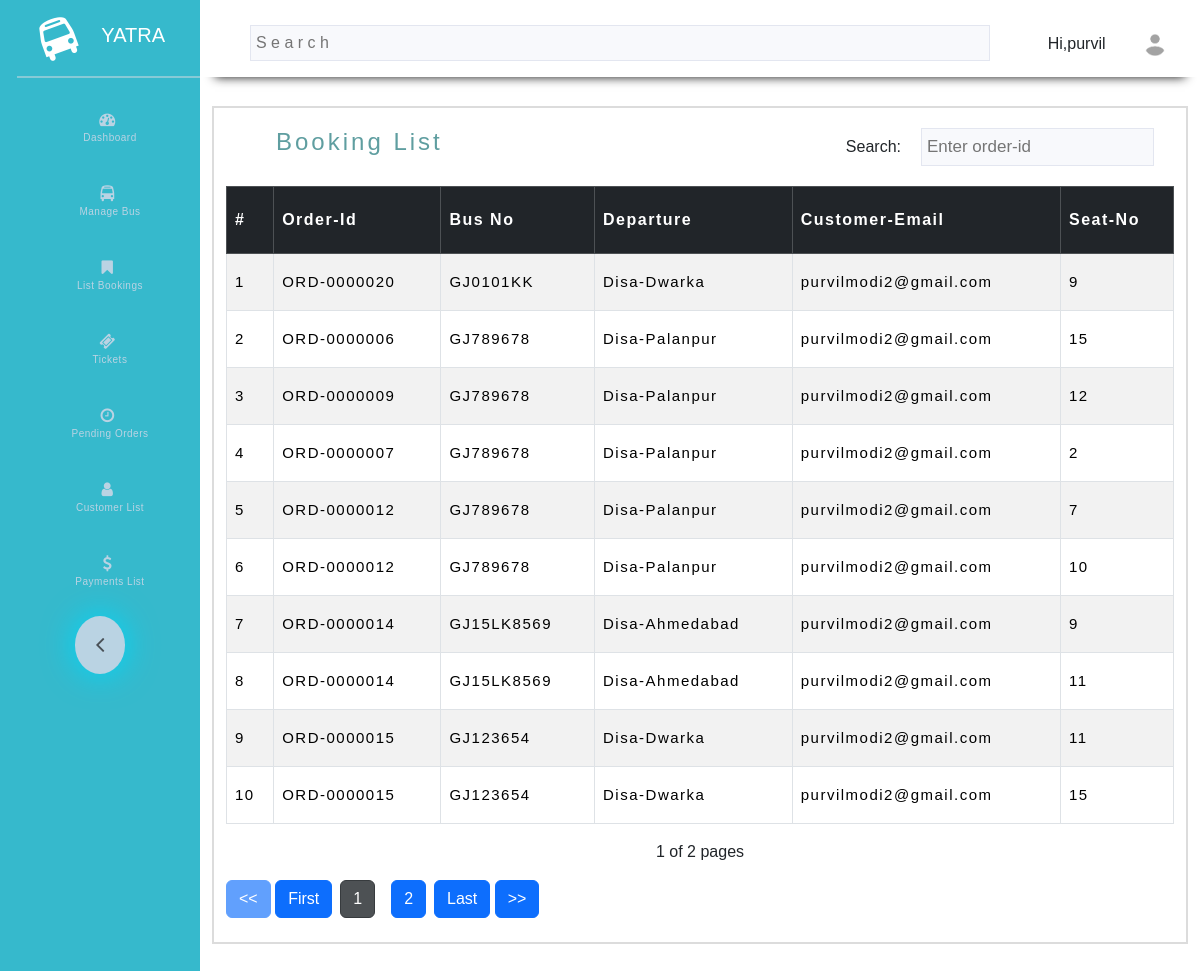
/admin/list_booking.php (signed in), run on the app's committed database.
### tables this page shows
CREATE TABLE IF NOT EXISTS `payment` (
  `order_id` varchar(255) NOT NULL,
  `ticket_id` varchar(255) NOT NULL,
  `bus_no` varchar(255) NOT NULL,
  `bank_name` varchar(255) NOT NULL,
  `card_name` varchar(255) NOT NULL,
  `card_no` varchar(255) NOT NULL,
  `exp_month` varchar(255) NOT NULL,
  `exp_year` varchar(255) NOT NULL,
  `cvv` varchar(255) NOT NULL,
  `seat` varchar(255) NOT NULL,
  `email` varchar(255) NOT NULL,
  `p_name` varchar(255) NOT NULL,
  `p_age` varchar(255) NOT NULL,
  PRIMARY KEY (`ticket_id`)
);

CREATE TABLE IF NOT EXISTS `bus` (
  `no` varchar(25) NOT NULL,
  `type` varchar(255) NOT NULL,
  `origin` varchar(250) NOT NULL,
  `destination` varchar(250) NOT NULL,
  `date` date NOT NULL,
  `time` time NOT NULL,
  `price` int(11) NOT NULL,
  `arrival_time` time NOT NULL,
  PRIMARY KEY (`no`)
);

### admin/list_booking.php (the view, shortened to what this page needs)
<?php
include 'connection.php';
?>
<!DOCTYPE html>
<html lang="en">
<head>
    <link rel="stylesheet" href="style.css">
    <link rel="stylesheet" href="css/bootstrap.min.css">
</head>
<body>
<?php
     if (isset($_GET['page'])) {
        $page = $_GET['page'];
    } else {
        $page = 1;
    }
    ?>
<?php
  $username=$_SESSION['username'];
  $headersql=mysqli_query($conn,"SELECT * FROM admin where username='$username'")or die(mysqli_error());
  $headerrow=mysqli_fetch_array($headersql);
  if($headerrow['level'] == 'owner')
  {
    include 'header.php';
  }
  else{
    include 'header1.php';
  }
  ?>
   <div class="container" style="margin-top:20px;">
                        <div class="container-fluid" style="border:2px solid rgba(81, 80, 80, 0.2);">
      <div class="card-shadow mb-4">
        <div class="card-header d-flex justify-content-between">
        <h4>Booking List</h4>
        <div>
        Search:<input type="text" id="myInput" onkeyup="myFunction()" placeholder="Enter order-id" style="background-color:rgb(248, 249, 252);border:1px solid rgb(227, 230, 240);margin:20px;font-size:17px;padding:5px;">
            </div>
        </div>
        <div class="card-body">
        <div class="table-responsive">
        <table id="myTable" class="table table-bordered table-hover table-striped">
									<thead class="table-dark">
										<tr style="line-height:50px;letter-spacing:1.5px;">
                                        <th scope="col">#</th>
										<th scope="col">Order-Id</th>
                                        <th>Bus No</th>
                                        <th scope="col">Departure</th>
										<th scope="col">Customer-Email</th>
                                        <th scope="col">Seat-No</th>
										</tr>
									</thead>
									<tbody style="font-size: 14px;font-weight: 300;">
                                        <?php
                                        $LimitPerPage = 10;
                                        $offset = ($page - 1) * $LimitPerPage;
                                        $query = "SELECT * From payment LIMIT $LimitPerPage OFFSET  $offset";
                                        $result = mysqli_query($conn, $query);
                                        $sno= $offset + 1;
                                    while($row = mysqli_fetch_assoc($result)){
                                      $busno=$row['bus_no'];
                                      $query1=mysqli_query($conn,"SELECT * FROM bus where no='$busno'")or die(mysqli_error());
                                      $row1=mysqli_fetch_array($query1);
                                         ?>
                                          <tr style="line-height:40px;letter-spacing:1.5px;font-size:15px;">
                                          <td><?php echo $sno;?></td>
										                      <td><?php echo $row['order_id'];?></td>
                                          <td><?php echo $row['bus_no'];?></td>
                                          <td><?php echo $row1['origin'];?>-<?php echo $row1['destination'];?></td>
                                          <td><?php echo $row['email'];?></td>
                                          <td><?php echo $row['seat']?></td>
                                          </tr>
										  <?php
                                          $sno++;
                                        }
                                       ?>
									</tbody>
								</table>
                <?php
    $CountQuery = "SELECT count(*) FROM payment";
    $res = mysqli_query($conn, $CountQuery);
    $records = mysqli_fetch_array($res)[0];
    $totalpages = ceil($records / $LimitPerPage);
    ?>
    <p style="text-align:center;"><?php echo $page." of ".$totalpages." pages "; ?></p>
    <a class="btn btn-primary
     <?php
      if($page <= 1){
        echo 'disabled';
         }
         ?>"
    href="<?php if($page <= 1){ echo '#'; }
    else {
       echo "?page=".($page - 1);
       } ?>">
    &lt;&lt;
    </a>
    <?php
    echo '<a class="btn btn-primary" href = "?page=1">First</a>';
    for($num = 1; $num<= $totalpages; $num++) {
        if($page==$num){
        echo '<a class="btn btn-dark active mx-2" href = "?page=' . $num . '">' . $num . ' </a>';
        } else{
        echo '<a class="btn btn-primary mx-2" href = "?page=' . $num . '">' . $num . ' </a>';
        }
    }
    echo '<a class="btn btn-primary" href = "?page='.$totalpages.'">Last</a>';
    ?>
    <a class="btn btn-primary <?php if($page >= $totalpages){
      echo 'disabled';
       } ?>"
    href="<?php if($page >= $totalpages){
       echo '#';
        } else {
          echo "?page=".($page + 1);
           } ?>">
    &gt;&gt;
    </a>
          </div>
</div>
</div>
</div>
</div>
</body>
</html>

### admin/header1.php (shortened to what this page needs)
<!DOCTYPE html>
<html lang="en">
<head>
    <link rel="stylesheet" href="css/bootstrap.min.css">
     <link rel="stylesheet" href="font-awesome/css/font-awesome.min.css">
     <link rel="stylesheet" href="style.css">
</head>
<?php
include 'connection.php';
  $username=$_SESSION['username'];
  $sql5=mysqli_query($conn,"SELECT * FROM admin where username='$username'")or die(mysqli_error());
  $row5=mysqli_fetch_array($sql5);
  ?>
<body>
<div id="cont">
        <div class="header">
         <i class="fa fa-bus text-white fs-1 mt-2" style="transform: rotate(-20deg);"></i>
        <p>YATRA</p>
        </div>
        <div class="main-link">
            <a class="link" href="http://localhost/bus/admin/dashboard.php">
               <i class="fa fa-fw fa-tachometer"></i>&nbsp;<h6>Dashboard</h6>
            </a>
              <a class="link" href="http://localhost/bus/admin/managebus.php">
              <i class="fa fa fa-bus"></i>&nbsp;<h6>Manage Bus</h6>
              </a>
              <a class="link" href="http://localhost/bus/admin/list_booking.php">
              <i class="fa fa-bookmark"></i>&nbsp;<h6>List Bookings</h6>
              </a>
              <a class="link" href="http://localhost/bus/admin/ticket.php">
              <i class="fa fa-ticket"></i>&nbsp;<h6>Tickets</h6>
              </a>
              <a class="link" href="http://localhost/bus/admin/pending.php">
              <i class="fa fa-clock-o"></i>&nbsp;<h6>Pending Orders</h6>
              </a>
              <a class="link" href="http://localhost/bus/admin/customer.php">
             <i class="fa fa-user"></i>&nbsp;<h6>Customer List</h6>
             </a>
             <a class="link" href="http://localhost/bus/admin/payment_list.php">
             <i class="fa fa-dollar"></i>&nbsp;<h6>Payments List</h6>
             </a>
          </div>
          <div class="text-center d-none d-md-inline">
        <button onclick="toggleWidth()" class="rounded-circle border-0" id="sidebarToggle"><i class="fa fa-angle-left"></i></button>
      </div>
    </div>
    <div class="first">
    <input type="text" placeholder="S e a r c h" style="margin:25px;background-color:rgb(248, 249, 252);border:1px solid rgb(227, 230, 240);margin-left:50px;padding:5px;width:74%;">
        <div class="dropdown">
        Hi,<?php echo $row5['username'];?>
                <img src="http://localhost/bus/admin/img/default.png" alt="" srcset="">
                    </div>
</body>
</html>

### admin/style.css (style rules this page uses)
body { font-family: 'Rubik', 'Lucida Sans Regular', 'Lucida Grande', 'Lucida Sans Unicode', Geneva, Verdana, sans-serif; display: flex; }
#cont { background-color: #36b9cc; width:20%; max-height: 100px; margin-left: 0; padding-bottom: 100%; transition: all 0.7s ease-in-out; overflow-wrap: break-word; text-align: center; }
.header { background-color: #36b9cc; display: flex; margin-left: 17px; padding: 10px 25px; border-bottom: 2px solid #86cad6; }
.header p { margin-top: 10px; margin-left: 25px; color: white; font-size: 20px; }
.main-link { text-align: center; justify-content: center; }
.link { text-align: center; justify-content: center; width: 90%; float: right; height: auto; text-align: center; margin-top: 30px; border-bottom-left-radius: 25px; border-top-left-radius: 25px; text-decoration: none; color: #bad3e3; letter-spacing: 0.5px; font-weight: 500; transition: all 0.4s ease-in-out; }
.link h6 { font-size: 10px; }
#cont button { margin-top:20px; width: 50px; padding:10px; background-color:#bad3e3; font-size: 25px; font-weight: bolder; color: #495057; box-shadow: 0px 0px 30px 2px #07d4f3; }
.first { background-color:white; width: 100%; height: 77px; box-shadow: 0px 15px 10px -15px #111; }
.first h4 { margin-top: 20px; margin-left: 50px; width: 50%; float: left; letter-spacing: 3px; color: cadetblue; }
.dropdown { width:auto; float: right; margin-top: 0px; position: relative; }
.dropdown img { width: 30px; height: auto; margin: 30px; }

### data on the page
payment: order "ORD-0000020", bus_no "GJ0101KK", bus.origin "Disa", bus.destination "Dwarka", email "purvilmodi2@gmail.com", seat "9"
payment: order "ORD-0000006", bus_no "GJ789678", bus.origin "Disa", bus.destination "Palanpur", email "purvilmodi2@gmail.com", seat "15"
payment: order "ORD-0000009", bus_no "GJ789678", bus.origin "Disa", bus.destination "Palanpur", email "purvilmodi2@gmail.com", seat "12"
payment: order "ORD-0000007", bus_no "GJ789678", bus.origin "Disa", bus.destination "Palanpur", email "purvilmodi2@gmail.com", seat "2"
payment: order "ORD-0000012", bus_no "GJ789678", bus.origin "Disa", bus.destination "Palanpur", email "purvilmodi2@gmail.com", seat "7"
payment: order "ORD-0000012", bus_no "GJ789678", bus.origin "Disa", bus.destination "Palanpur", email "purvilmodi2@gmail.com", seat "10"
payment: order "ORD-0000014", bus_no "GJ15LK8569", bus.origin "Disa", bus.destination "Ahmedabad", email "purvilmodi2@gmail.com", seat "9"
payment: order "ORD-0000014", bus_no "GJ15LK8569", bus.origin "Disa", bus.destination "Ahmedabad", email "purvilmodi2@gmail.com", seat "11"
payment: order "ORD-0000015", bus_no "GJ123654", bus.origin "Disa", bus.destination "Dwarka", email "purvilmodi2@gmail.com", seat "11"
payment: order "ORD-0000015", bus_no "GJ123654", bus.origin "Disa", bus.destination "Dwarka", email "purvilmodi2@gmail.com", seat "15"

### other printed values
$row5['username'] "purvil"
$page "1"
$totalpages "2"
